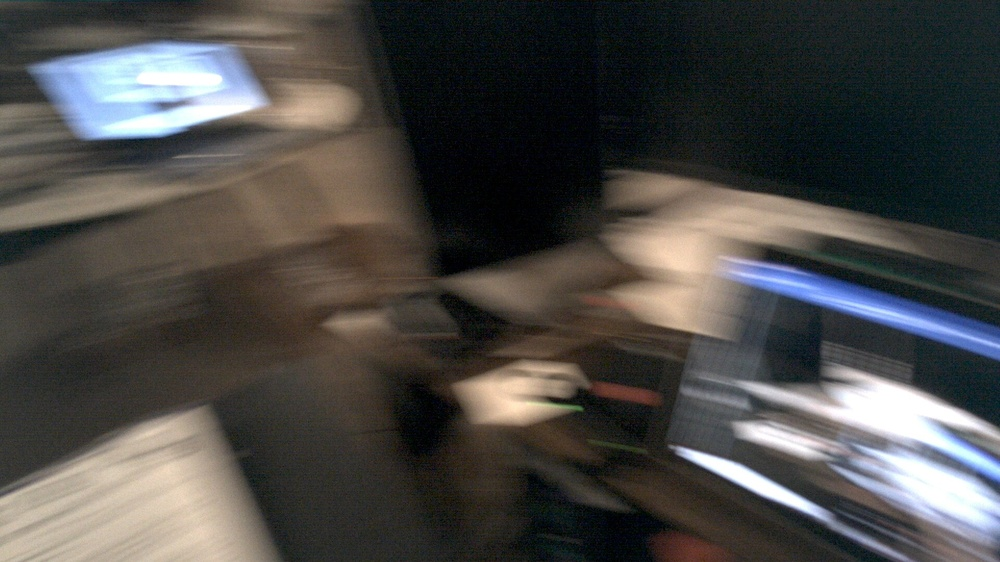
#> input picture test/data/tobii_rec1_v3/snap0.jpg, 1000 x 562 px, shrunk from 1920 x 1080 before the run
$ python -i preprocessing.py   (imports and definitions only)
#> lines starting #> are read from the running program, lines starting #| are printed output that depends on the picture; after the words box and inside, x2 and y2 are one past the last pixel; in counts of white or black regions, pixels touching at a corner belong together
#> further down, picture is the input picture: shape (562, 1000, 3); mean B, G, R 70.7, 73.1, 74.7
import cv2


def increase_brightness(img, value=30):
#> called with value = 30
    hsv = cv2.cvtColor(img, cv2.COLOR_BGR2HSV)
#> hsv: shape (562, 1000, 3); mean H, S, V 55.1, 74.6, 82.2
    h, s, v = cv2.split(hsv)
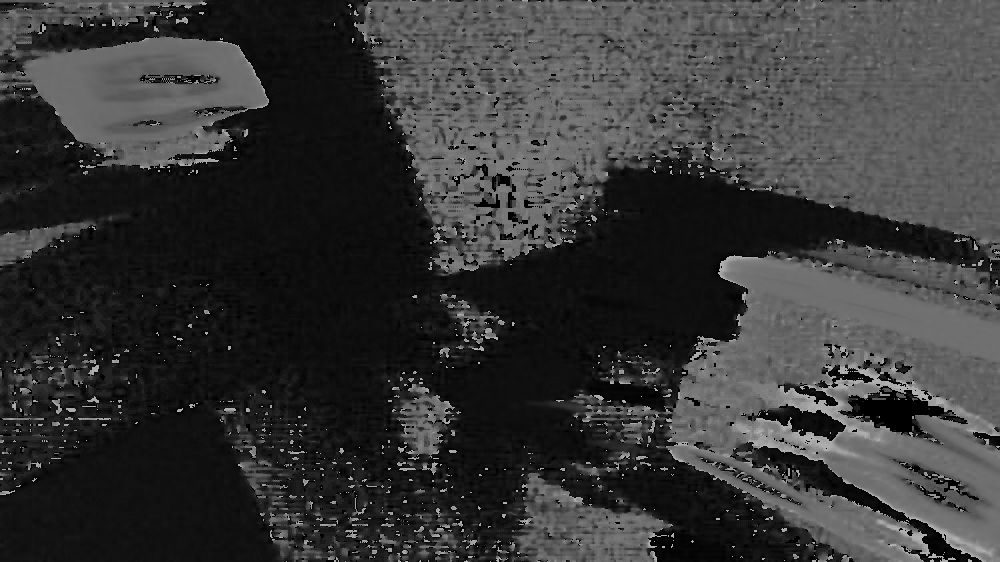
#> h: shape (562, 1000); min 0, max 179, mean 55.1
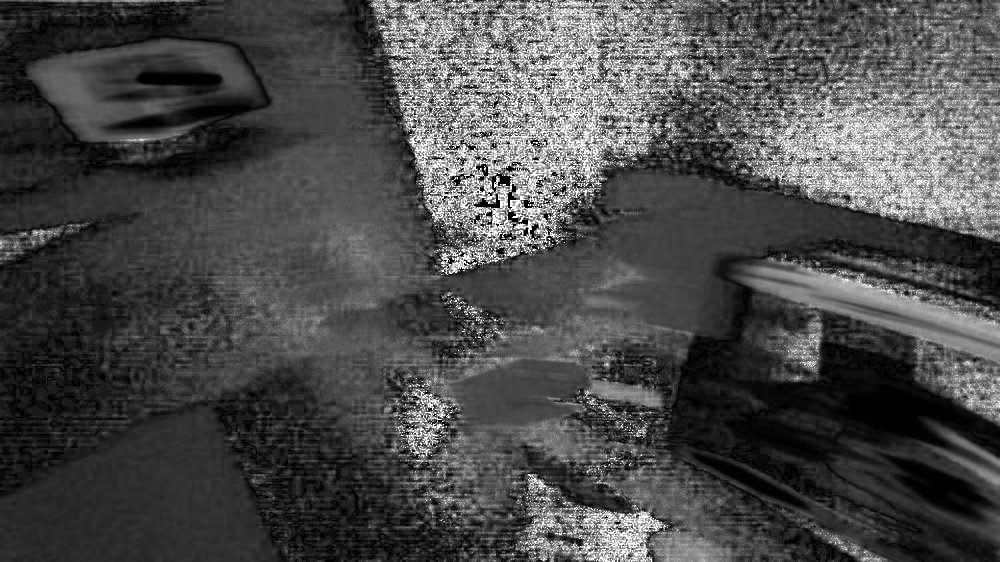
#> s: shape (562, 1000); min 0, max 255, mean 74.6
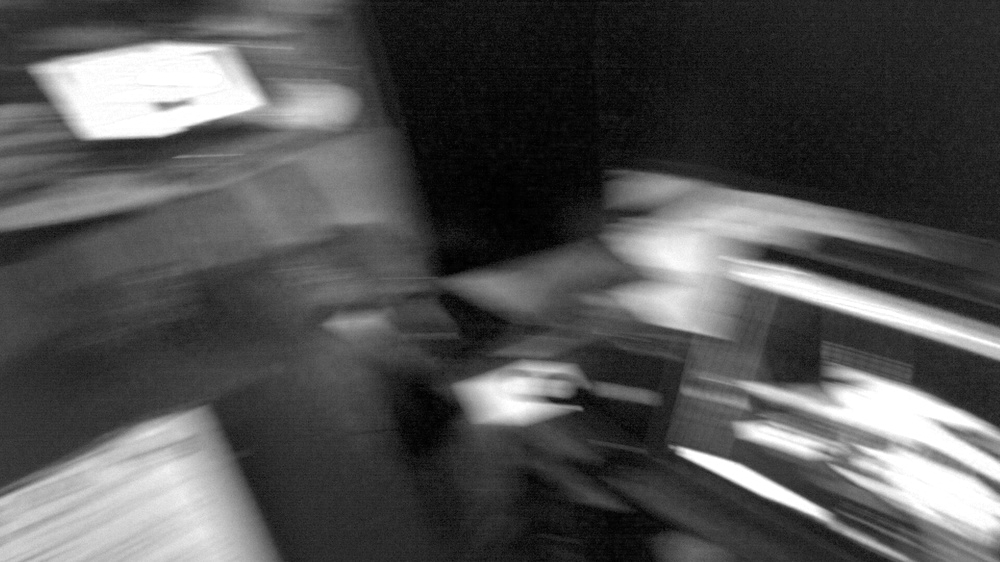
#> v: shape (562, 1000); min 0, max 255, mean 82.2

    lim = 255 - value
    v[v > lim] = 255
#> v: shape (562, 1000); 3.54% of pixels changed, all inside (x1, y1, x2, y2) = (50, 45, 1000, 546)
    v[v <= lim] += value
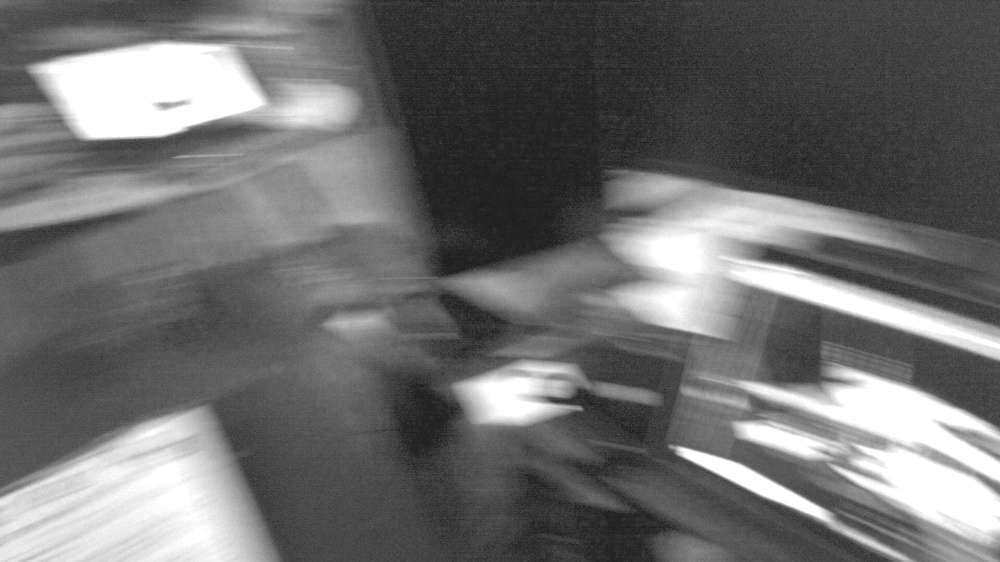
#> v: shape (562, 1000); min 30, max 255, mean 110.8

    final_hsv = cv2.merge((h, s, v))
#> final_hsv: shape (562, 1000, 3); mean H, S, V 55.1, 74.6, 110.8
    img = cv2.cvtColor(final_hsv, cv2.COLOR_HSV2BGR)
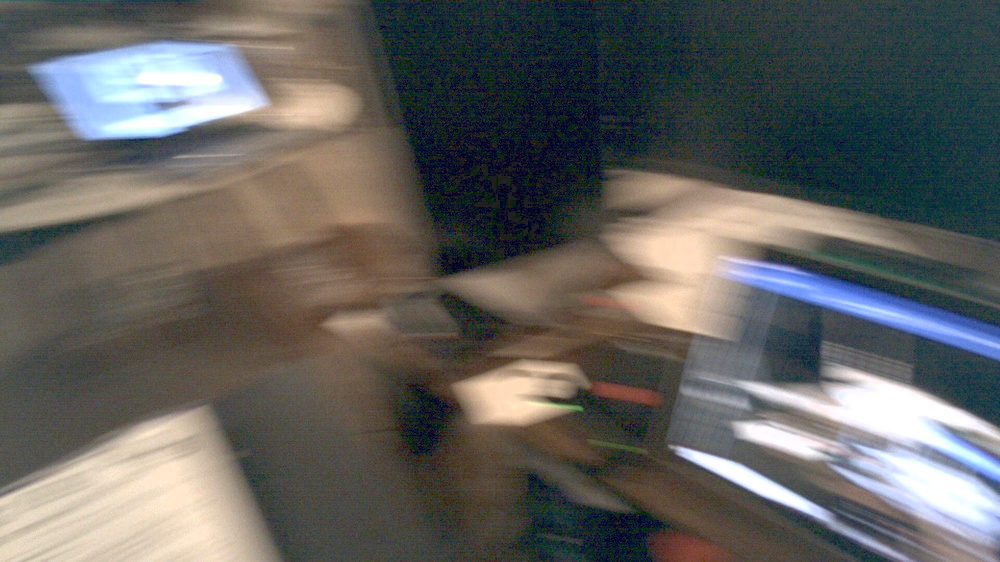
#> img: shape (562, 1000, 3); mean B, G, R 94.8, 97.9, 98.3
    return img

>>> import cv2
>>> picture = cv2.imread('../../test/data/tobii_rec1_v3/snap0.jpg')
>>> result = increase_brightness(picture)
